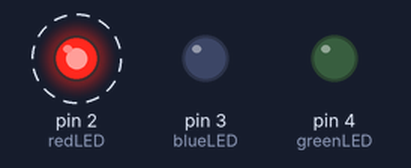
A sketch run on a simulated Arduino Uno, built with avr-gcc and run on an emulated ATmega328P. Shown: output pins drawn as LEDs (lit = HIGH). Dashed ring = blinking.

Above: at 0.02 s.
Timing chart, 0 to 3.0 s (numbered marks = the images above):
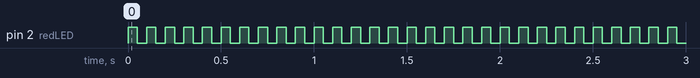

Measured:
- by itself, pin 2 (redLED): alternates HIGH for 0.05 s and LOW for 0.05 s

The sketch:

Phase1a.ino
```cpp
//---------------------VARIABLES-------------------------------

//-------------------------------------------------------------

//---------------------CONSTANTS-------------------------------
int redLED = 2;
int blueLED = 3;
int greenLED = 4;
//-------------------------------------------------------------

void setup() {
 pinMode(redLED, OUTPUT);
 pinMode(blueLED, OUTPUT);
 pinMode(greenLED, OUTPUT);

}

void loop() {
  Blink(redLED, 50);
}

void Blink(int LED, int freq){
  analogWrite(LED,255); //255 provides 5V to pin
  delay(freq);
  analogWrite(LED,0); //Turn off LED
  delay(freq);
}
```
